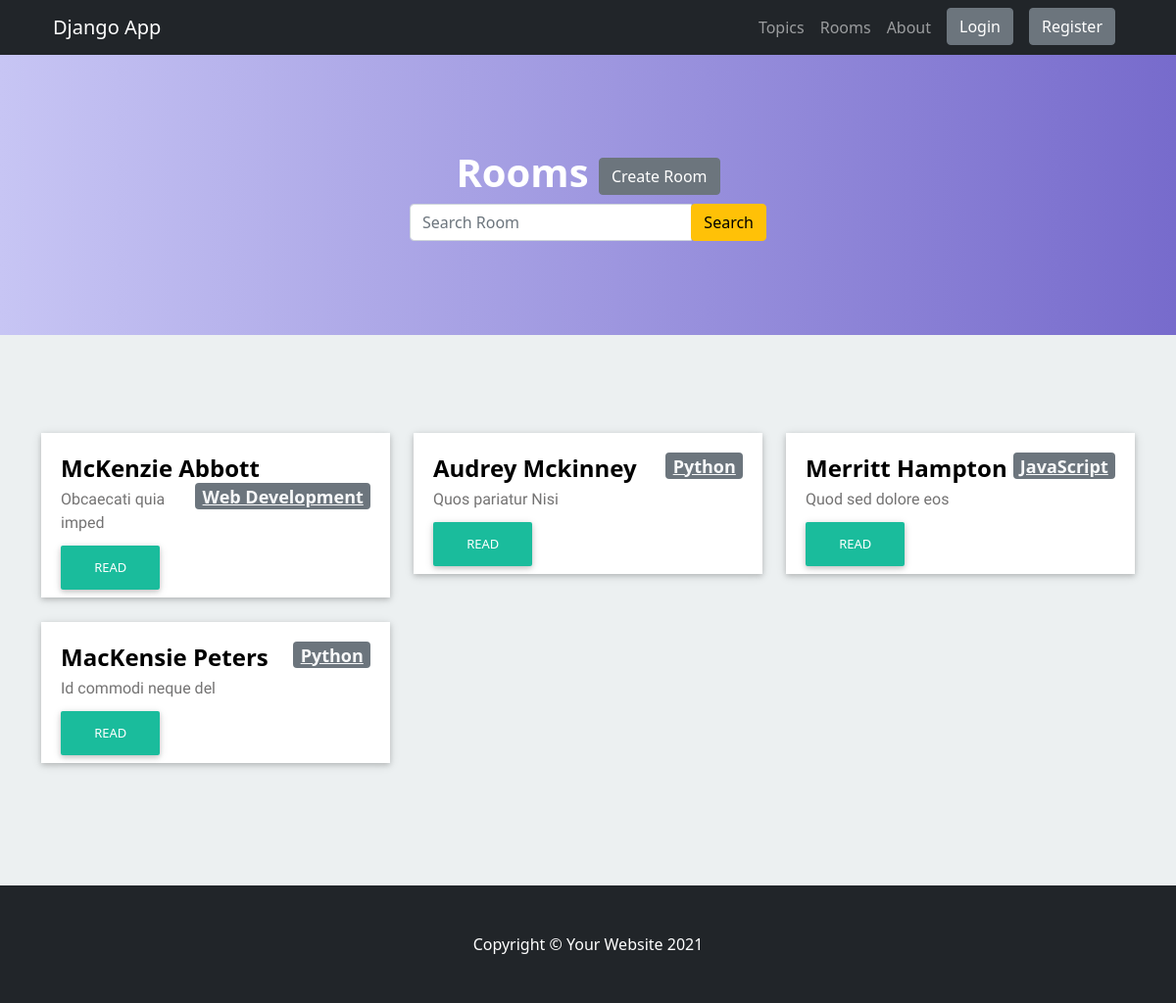
/rooms/, run on the app's committed database.
### base/models.py (models this page shows, shortened)
class Room(models.Model):
    host = models.ForeignKey(User, on_delete=models.SET_NULL, null=True)
    topic = models.ForeignKey(Topic, on_delete=models.SET_NULL, null=True)
    name = models.CharField(max_length=200)
    description = models.TextField(null=True, blank=True)
    created_at = models.DateTimeField(auto_now_add=True)
    updated_at = models.DateTimeField(auto_now=True)
    class Meta:
        ordering = ['-updated_at', '-created_at']

class Topic(models.Model):
    name = models.CharField(max_length=200)
    created_at = models.DateTimeField(auto_now_add=True)
    updated_at = models.DateTimeField(auto_now=True)

### base/views.py (the view)
# urls.py: path('rooms/', views.rooms, name="rooms"),
def rooms(request):
    rooms = Room.objects.all()
    searchedValue = None
    if request.method == 'POST':
      form = request.POST
      searchedValue = form.get("room_name")
      rooms = Room.objects.filter(name__icontains=searchedValue)
    context = {'rooms': rooms, 'searchedValue': searchedValue}
    return render(request, 'base/room/rooms.html', context)

### base/templates/base/room/rooms.html (shortened to what this page needs)
{% extends 'main.html' %}
{% block content %}
    <header class="bg-primary bg-gradient text-white">
        <div class="container px-4 text-center">
            <h1 class="fw-bolder">Rooms <a href="{% url 'create-room' %}" class="btn btn-secondary">Create Room</a></h1>
            <form action="" method="POST">
                <div class="col-lg-4 offset-4">
                    <div class="input-group custom-search-form">
                    <input type="text" value="{{searchedValue | default_if_none:""}}" placeholder="Search Room" name="room_name" class="form-control">
                    <span class="input-group-btn">
                        <button type="submit" class="btn btn-warning" type="button">Search</button>
                    </span>
                    </div>
                </div>
            </form>
        </div>
    </header>
    <section class="details-card" id="rooms-cards">
        <div class="container">
            {% include 'base/components/rooms.html' %}
        </div>
    </section>
{% endblock  %}

### base/templates/base/components/rooms.html (shortened to what this page needs)
<div class="row">
    {% if rooms %}
        {% for room in rooms %}
        <div class="col-md-4">
            <div class="card-content">
                <div class="card-desc">
                    <h3>{{ room.name }} <span class="badge badge-secondary pull-right"><a class="link-light pull-right" href="{% url 'topic' room.topic.id %}">{{ room.topic.name }}</a></span></h3>
                    <p>{{ room.description }}</p>
                    <a href='{% url "room" room.id %}' class="btn-card">Read</a>
                </div>
            </div>
        </div>
        {% endfor %}
    {% else %}
        <div class="col-md-12">
            <h3 class="text-center">No Room Exists</h3>
        </div>
    {% endif %}
</div>

### data on the page
Room: name "McKenzie Abbott", topic.name "Web Development", description "Obcaecati quia imped"
Room: name "Audrey Mckinney", topic.name "Python", description "Quos pariatur Nisi"
Room: name "Merritt Hampton", topic.name "JavaScript", description "Quod sed dolore eos"
Room: name "MacKensie Peters", topic.name "Python", description "Id commodi neque del"
